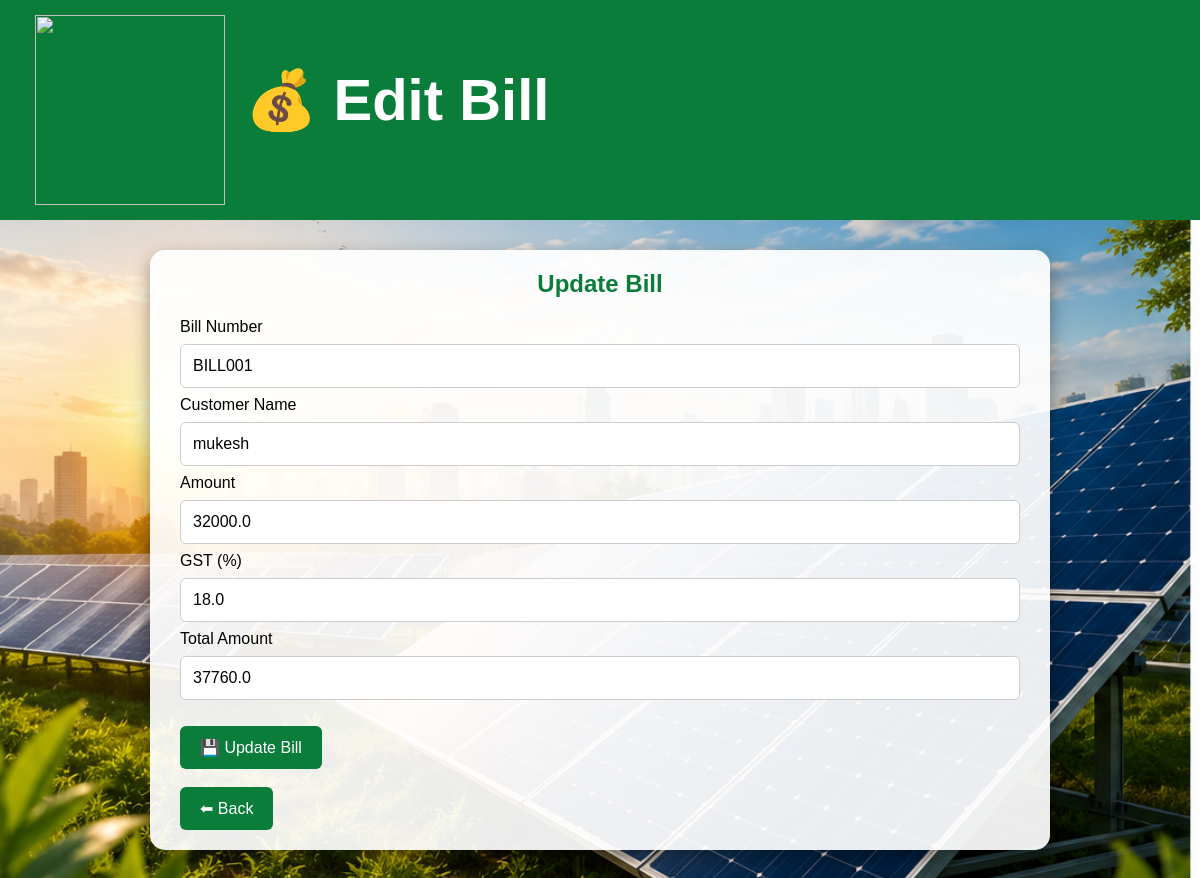
The app's page /edit_bill/1 with its own data.
### tables this page shows
CREATE TABLE bills(
    id INTEGER PRIMARY KEY AUTOINCREMENT,
    bill_no TEXT,
    customer_name TEXT,
    amount REAL,
    gst REAL,
    total REAL
);

### app.py (the view)
@app.route("/edit_bill/<int:id>")
def edit_bill(id):
    c = connect_db()
    cur = c.cursor()
    cur.execute("SELECT * FROM bills WHERE id=?", (id,))
    bill = cur.fetchone()
    c.close()
    return render_template("edit_bill.html", bill=bill)

### app.py (called while the page is built)
def connect_db():
    return sqlite3.connect("solar.db")

### templates/edit_bill.html (shortened to what this page needs)
<!DOCTYPE html>
<html>
<head>
    <link rel="stylesheet" href="{{ url_for('static', filename='style.css') }}">
</head>
<body>
<header class="header">
    <div class="header-left">
        <img src="{{ url_for('static', filename='images/logo.png') }}" class="logo">
        <h1>💰 Edit Bill</h1>
    </div>
</header>
<div class="container">
<h2>Update Bill</h2>
<form action="/update_bill/{{ bill[0] }}" method="POST">
<label>Bill Number</label>
<input type="text" name="bill_no" value="{{ bill[1] }}" required>
<label>Customer Name</label>
<input type="text" name="customer_name" value="{{ bill[2] }}" required>
<label>Amount</label>
<input type="number" name="amount" value="{{ bill[3] }}" required>
<label>GST (%)</label>
<input type="number" name="gst" value="{{ bill[4] }}" required>
<label>Total Amount</label>
<input type="number" name="total" value="{{ bill[5] }}" required>
<br><br>
<button type="submit">💾 Update Bill</button>
</form>
<br>
<a href="/billing">
    <button type="button">⬅ Back</button>
</a>
</div>
</body>
</html>

### static/style.css (style rules this page uses)
* { margin:0; padding:0; box-sizing:border-box; font-family:Arial, Helvetica, sans-serif; }
body { background:url("/static/images/background.jpg"); background-size:cover; background-repeat:no-repeat; background-position:center; background-attachment:fixed; }
.header { width:100%; background:#0b7d3b; display:flex; justify-content:space-between; align-items:center; padding:15px 35px; }
.header-left { display:flex; align-items:center; }
.logo { width:190px; height:190px; object-fit:contain; }
.header h1 { color:white; font-size:58px; margin-left:20px; font-weight:bold; }
.container { width:90%; max-width:900px; margin:30px auto; background:rgba(255,255,255,0.92); padding:20px 30px; border-radius:15px; box-shadow:0 8px 20px rgba(0,0,0,.4); }
h1,h2,h3 { color:#0b7d3b; text-align:center; margin-bottom:20px; }
input, select, textarea { width:100%; padding:12px; margin:8px 0; border:1px solid #ccc; border-radius:6px; font-size:16px; }
button { background:#0b7d3b; color:white; border:none; padding:12px 20px; border-radius:6px; cursor:pointer; font-size:16px; transition:.3s; }
a { text-decoration:none; }

### records on screen
bills: bill_no "BILL001", customer_name "mukesh", amount "32000.0", gst "18.0", total "37760.0"
